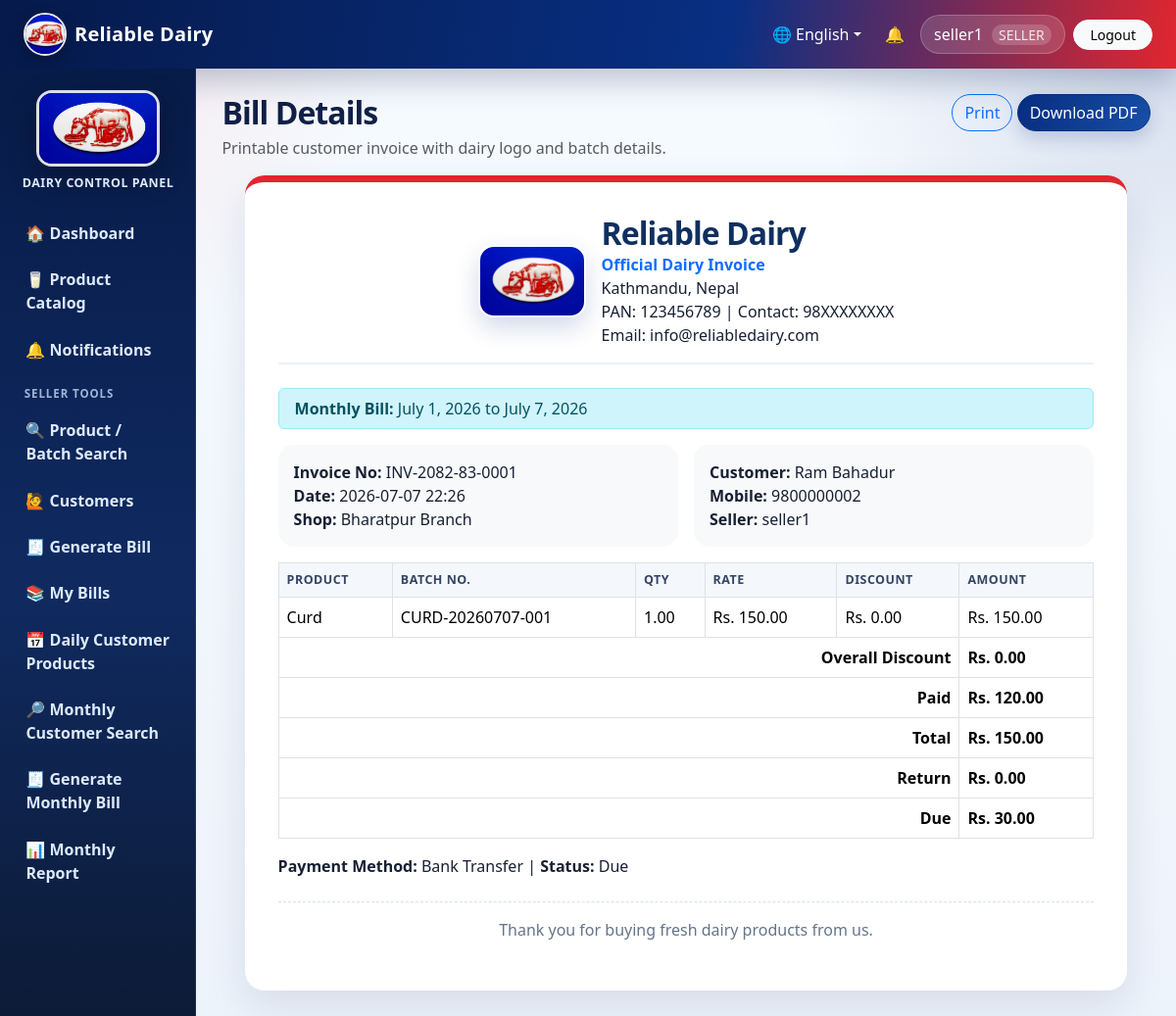
Page /sales/2/ (signed in) on the committed database.
### core/models.py (models this page shows, shortened)
class DairyProfile(models.Model):
    name = models.CharField(max_length=150, default='Reliable Dairy')
    address = models.CharField(max_length=255, blank=True)
    pan_number = models.CharField(max_length=50, blank=True)
    contact_number = models.CharField(max_length=30, blank=True)
    email = models.EmailField(blank=True)
    logo_url = models.URLField(blank=True, help_text='Optional URL/path to logo')
    bill_header = models.CharField(max_length=255, blank=True)
    bill_footer = models.CharField(max_length=255, blank=True)
    terms_conditions = models.TextField(blank=True)
    updated_at = models.DateTimeField(auto_now=True)
    @classmethod
    def get_solo(cls):
        obj, _ = cls.objects.get_or_create(pk=1)
        return obj

class UserProfile(models.Model):
    user = models.OneToOneField(User, on_delete=models.CASCADE, related_name='profile')
    role = models.CharField(max_length=20, choices=Role.choices, default=Role.CUSTOMER)
    phone = models.CharField(max_length=30, blank=True)
    address = models.CharField(max_length=255, blank=True)

class BillTemplate(models.Model):
    name = models.CharField(max_length=100, default='Default Bill')
    header_text = models.CharField(max_length=255, blank=True)
    footer_text = models.CharField(max_length=255, blank=True)
    show_pan = models.BooleanField(default=True)
    show_terms = models.BooleanField(default=True)
    active = models.BooleanField(default=True)

class Sale(models.Model):
    class Status(models.TextChoices):
        PAID = 'PAID', 'Paid'
        DUE = 'DUE', 'Due'
        CANCELLED = 'CANCELLED', 'Cancelled'
    bill_number = models.CharField(max_length=80, unique=True, editable=False)
    fiscal_year = models.ForeignKey(FiscalYear, on_delete=models.PROTECT, blank=True, null=True)
    invoice_sequence = models.PositiveIntegerField(default=0, editable=False)
    is_monthly_bill = models.BooleanField(default=False)
    billing_period_start = models.DateField(blank=True, null=True)
    billing_period_end = models.DateField(blank=True, null=True)
    seller = models.ForeignKey(User, on_delete=models.PROTECT, related_name='sales')
    customer = models.ForeignKey(Customer, on_delete=models.PROTECT, related_name='sales')
    shop = models.ForeignKey(Shop, on_delete=models.SET_NULL, blank=True, null=True)
    payment_method = models.ForeignKey(PaymentMethod, on_delete=models.PROTECT)
    discount = models.DecimalField(max_digits=12, decimal_places=2, default=Decimal('0.00'))
    total_amount = models.DecimalField(max_digits=12, decimal_places=2, default=Decimal('0.00'))
    paid_amount = models.DecimalField(max_digits=12, decimal_places=2, default=Decimal('0.00'))
    due_amount = models.DecimalField(max_digits=12, decimal_places=2, default=Decimal('0.00'))
    status = models.CharField(max_length=20, choices=Status.choices, default=Status.PAID)
    created_at = models.DateTimeField(auto_now_add=True)
    class Meta:
        ordering = ['-created_at']
    @property
    def return_amount(self):
        return max((self.paid_amount or Decimal('0.00')) - (self.total_amount or Decimal('0.00')), Decimal('0.00'))

class Shop(models.Model):
    name = models.CharField(max_length=120, unique=True)
    address = models.CharField(max_length=255, blank=True)
    active = models.BooleanField(default=True)
    class Meta:
        ordering = ['name']

class Customer(models.Model):
    class Type(models.TextChoices):
        REGULAR = 'REGULAR', 'Regular'
        WALK_IN = 'WALK_IN', 'Walk-in'
    class Status(models.TextChoices):
        ACTIVE = 'ACTIVE', 'Active'
        INACTIVE = 'INACTIVE', 'Inactive'
    user = models.OneToOneField(User, on_delete=models.SET_NULL, blank=True, null=True, related_name='customer_record')
    name = models.CharField(max_length=150)
    mobile_number = models.CharField(max_length=30, unique=True)
    address = models.CharField(max_length=255, blank=True)
    email = models.EmailField(blank=True)
    customer_type = models.CharField(max_length=20, choices=Type.choices, default=Type.REGULAR)
    status = models.CharField(max_length=20, choices=Status.choices, default=Status.ACTIVE)
    created_at = models.DateTimeField(auto_now_add=True)
    class Meta:
        ordering = ['name']

class SaleItem(models.Model):
    sale = models.ForeignKey(Sale, on_delete=models.CASCADE, related_name='items')
    product = models.ForeignKey(Product, on_delete=models.PROTECT)
    batch = models.ForeignKey(ProductBatch, on_delete=models.PROTECT)
    quantity = models.DecimalField(max_digits=12, decimal_places=2)
    rate = models.DecimalField(max_digits=12, decimal_places=2)
    item_discount = models.DecimalField(max_digits=12, decimal_places=2, default=Decimal('0.00'))
    amount = models.DecimalField(max_digits=12, decimal_places=2)

class Product(models.Model):
    name = models.CharField(max_length=120)
    code = models.CharField(max_length=30, unique=True)
    unit = models.ForeignKey(Unit, on_delete=models.PROTECT)
    selling_price = models.DecimalField(max_digits=12, decimal_places=2)
    cost_price = models.DecimalField(max_digits=12, decimal_places=2, default=Decimal('0.00'))
    category = models.CharField(max_length=80, blank=True)
    low_stock_threshold = models.DecimalField(max_digits=12, decimal_places=2, default=Decimal('5.00'))
    active = models.BooleanField(default=True)
    class Meta:
        ordering = ['name']

class ProductBatch(models.Model):
    class Status(models.TextChoices):
        AVAILABLE = 'AVAILABLE', 'Available'
        SOLD = 'SOLD', 'Sold'
        EXPIRED = 'EXPIRED', 'Expired'
    batch_number = models.CharField(max_length=80, unique=True, editable=False)
    product = models.ForeignKey(Product, on_delete=models.PROTECT, related_name='batches')
    received_date = models.DateField(default=timezone.localdate)
    quantity_received = models.DecimalField(max_digits=12, decimal_places=2)
    available_quantity = models.DecimalField(max_digits=12, decimal_places=2)
    expiry_date = models.DateField(blank=True, null=True)
    status = models.CharField(max_length=20, choices=Status.choices, default=Status.AVAILABLE)
    created_by = models.ForeignKey(User, on_delete=models.SET_NULL, blank=True, null=True)
    created_at = models.DateTimeField(auto_now_add=True)
    class Meta:
        ordering = ['-received_date', 'product__name']

class PaymentMethod(models.Model):
    name = models.CharField(max_length=80, unique=True)
    active = models.BooleanField(default=True)
    payment_image = models.FileField(upload_to='payment_methods/', blank=True, help_text='Optional QR/payment image shown on invoice top-right.')
    class Meta:
        ordering = ['name']

### core/views.py (the view, shortened to what this page needs)
# urls.py: path('sales/<int:pk>/', views.sale_detail, name='sale_detail'),
@login_required
def sale_detail(request, pk):
    sale = get_object_or_404(Sale.objects.select_related('customer', 'seller', 'payment_method', 'shop').prefetch_related('items__product', 'items__batch'), pk=pk)
    role = get_role(request.user)
    if role == Role.SELLER and sale.seller != request.user:
        messages.error(request, 'You can view only your own bills.')
        return redirect('sale_list')
    return render(request, 'core/sale_detail.html', {'sale': sale, 'bill_template': BillTemplate.objects.filter(active=True).first()})

### core/templates/core/sale_detail.html (shortened to what this page needs)
{% extends 'core/base.html' %}
{% block content %}
<div class="d-flex justify-content-between mb-3 no-print">
    <div>
        <h2 class="mb-1">Bill Details</h2>
        <p class="text-muted mb-0">Printable customer invoice with dairy logo and batch details.</p>
    </div>
    <div><button class="btn btn-outline-primary rounded-pill" onclick="window.print()">Print</button> <a class="btn btn-primary rounded-pill" href="{% url 'sale_pdf' sale.pk %}">Download PDF</a></div>
</div>
<div class="bill-box">
    <div class="bill-header mb-4 position-relative">
        <img src="{{ bill_logo_url }}" alt="Dairy Logo" class="bill-logo">
        <div class="bill-title text-center text-md-start">
            <h2>{{ dairy_profile.name }}</h2>{% if bill_template.header_text %}<div class='fw-bold text-primary'>{{ bill_template.header_text }}</div>{% elif dairy_profile.bill_header %}<div class='fw-bold text-primary'>{{ dairy_profile.bill_header }}</div>{% endif %}
            <div>{{ dairy_profile.address }}</div>
            <div>PAN: {{ dairy_profile.pan_number|default:'-' }} | Contact: {{ dairy_profile.contact_number|default:'-' }}</div>
            {% if dairy_profile.email %}<div>Email: {{ dairy_profile.email }}</div>{% endif %}
        </div>
    </div>
    {% if sale.is_monthly_bill %}<div class="alert alert-info py-2"><strong>Monthly Bill:</strong> {{ sale.billing_period_start }} to {{ sale.billing_period_end }}</div>{% endif %}
    <div class="row mb-3 g-3">
        <div class="col-md-6"><div class="p-3 rounded-4 bg-light"><strong>Invoice No:</strong> {{ sale.bill_number }}<br><strong>Date:</strong> {{ sale.created_at|date:'Y-m-d H:i' }}<br><strong>Shop:</strong> {{ sale.shop.name|default:'-' }}</div></div>
        <div class="col-md-6"><div class="p-3 rounded-4 bg-light"><strong>Customer:</strong> {{ sale.customer.name }}<br><strong>Mobile:</strong> {{ sale.customer.mobile_number }}<br><strong>Seller:</strong> {{ sale.seller.username }}</div></div>
    </div>
    <div class="table-responsive"><table class="table table-bordered">
        <thead><tr><th>Product</th><th>Batch No.</th><th>Qty</th><th>Rate</th><th>Discount</th><th>Amount</th></tr></thead>
        <tbody>{% for item in sale.items.all %}<tr><td>{{ item.product.name }}</td><td>{{ item.batch.batch_number }}</td><td>{{ item.quantity }}</td><td>Rs. {{ item.rate }}</td><td>Rs. {{ item.item_discount }}</td><td>Rs. {{ item.amount }}</td></tr>{% endfor %}</tbody>
        <tfoot><tr><th colspan="5" class="text-end">Overall Discount</th><th>Rs. {{ sale.discount }}</th></tr><tr><th colspan="5" class="text-end">Paid</th><th>Rs. {{ sale.paid_amount }}</th></tr><tr><th colspan="5" class="text-end">Total</th><th>Rs. {{ sale.total_amount }}</th></tr><tr><th colspan="5" class="text-end">Return</th><th>Rs. {{ sale.return_amount }}</th></tr><tr><th colspan="5" class="text-end">Due</th><th>Rs. {{ sale.due_amount }}</th></tr></tfoot>
    </table></div>
    <p><strong>Payment Method:</strong> {{ sale.payment_method.name }} | <strong>Status:</strong> {{ sale.get_status_display }}</p>
    <p class="text-center mt-4 bill-footer-note">{% if bill_template.footer_text %}{{ bill_template.footer_text }}{% else %}{{ dairy_profile.bill_footer|default:'Thank you for your purchase.' }}{% endif %}</p>
</div>
{% endblock %}

### core/templates/core/base.html (shortened to what this page needs)
{% load static %}
<!doctype html>
<html lang="{{ current_language|default:'en' }}">
<head>
    <link href="https://cdn.jsdelivr.net/npm/bootstrap@5.3.3/dist/css/bootstrap.min.css" rel="stylesheet">
    <link href="{% static 'css/app.css' %}" rel="stylesheet">
</head>
<body>
<nav class="navbar navbar-expand-lg app-navbar no-print">
    <div class="container-fluid px-3 px-lg-4">
        <a class="navbar-brand d-flex align-items-center gap-2" href="{% url 'dashboard' %}">
            <img src="{{ site_logo_url }}" alt="Logo" class="brand-logo">
            <span>{{ dairy_profile.name|default:'Dairy Management System' }}</span>
        </a>
        <div class="collapse navbar-collapse" id="topNav">
            <ul class="navbar-nav ms-auto align-items-lg-center gap-lg-2">
                <li class="nav-item dropdown">
                    <a class="nav-link dropdown-toggle text-white" href="#" role="button" data-bs-toggle="dropdown">🌐 {% if current_language == 'ne' %}नेपाली{% else %}English{% endif %}</a>
                </li>
                {% if user.is_authenticated %}
                    <li class="nav-item"><a class="nav-link text-white position-relative" href="{% url 'notifications' %}">🔔 </a></li>
                    <li class="nav-item"><span class="nav-link user-pill">{{ user.username }} {% if current_role %}<small>{{ current_role }}</small>{% endif %}</span></li>
                    <li class="nav-item"><a class="btn btn-light btn-sm rounded-pill px-3" href="{% url 'logout' %}">{{ L.logout }}</a></li>
                {% endif %}
            </ul>
        </div>
    </div>
</nav>
<div class="container-fluid page-shell">
    <div class="row g-0">
        {% if user.is_authenticated %}
        <aside class="col-md-3 col-lg-2 sidebar no-print">
            <div class="sidebar-logo text-center">
                <img src="{{ bill_logo_url }}" alt="Dairy Logo" class="sidebar-image">
                <div class="sidebar-title">Dairy Control Panel</div>
            </div>
            <a href="{% url 'dashboard' %}">🏠 {{ L.dashboard }}</a>
            <a href="{% url 'product_catalog' %}">🥛 {{ L.product_catalog }}</a>
            <a href="{% url 'notifications' %}">🔔 {{ L.notifications }} {% if unread_notifications %}<span class="badge bg-danger ms-1">{{ unread_notifications }}</span>{% endif %}</a>
            {% if current_role == Role.ADMIN %}
                <div class="sidebar-section">{{ L.administration }}</div>
                <a href="{% url 'dairy_profile' %}">🏢 {{ L.dairy_profile }}</a>
                <a href="{% url 'user_list' %}">👥 {{ L.users }}</a>
                <a href="{% url 'shop_list' %}">🏬 {{ L.shops }}</a>
                <a href="{% url 'unit_list' %}">⚖️ {{ L.units }}</a>
                <a href="{% url 'product_list' %}">🥛 {{ L.products }}</a>
                <a href="{% url 'receiving_list' %}">📦 {{ L.daily_receiving }}</a>
                <a href="{% url 'customer_list' %}">🙋 {{ L.customers }}</a>
                <a href="{% url 'payment_list' %}">💳 {{ L.payments }}</a>
                <a href="{% url 'fiscal_year_list' %}">📅 Fiscal Years</a>
                <a href="{% url 'bill_template_list' %}">🧾 {{ L.bill_format }}</a>
                <a href="{% url 'system_settings' %}">⚙️ {{ L.system_settings }}</a>
                <div class="sidebar-section">{{ L.sales_reports }}</div>
                <a href="{% url 'sale_list' %}">🧾 {{ L.bills_sales }}</a>
                <a href="{% url 'daily_customer_entries' %}">📅 Daily Customer Products</a>
                <a href="{% url 'monthly_customer_search' %}">🔎 Monthly Customer Search</a>
                <a href="{% url 'monthly_bill_create' %}">🧾 Generate Monthly Bill</a>
                <a href="{% url 'mis_reports' %}">📊 {{ L.mis_reports }}</a>
                <a href="{% url 'sales_report' %}">📈 {{ L.sales_report }}</a>
                <a href="{% url 'stock_report' %}">📦 {{ L.stock_report }}</a>
                <a href="{% url 'audit_logs' %}">🕘 {{ L.activity_logs }}</a>
                <a href="{% url 'backup_restore' %}">💾 {{ L.backup_restore }}</a>
            {% elif current_role == Role.SELLER %}
                <div class="sidebar-section">{{ L.seller_tools }}</div>
                <a href="{% url 'batch_search' %}">🔍 {{ L.product_search }}</a>
                <a href="{% url 'customer_list' %}">🙋 {{ L.customers }}</a>
                <a href="{% url 'sale_create' %}">🧾 {{ L.generate_bill }}</a>
                <a href="{% url 'sale_list' %}">📚 {{ L.my_bills }}</a>
                <a href="{% url 'daily_customer_entries' %}">📅 Daily Customer Products</a>
                <a href="{% url 'monthly_customer_search' %}">🔎 Monthly Customer Search</a>
                <a href="{% url 'monthly_bill_create' %}">🧾 Generate Monthly Bill</a>
                <a href="{% url 'mis_reports' %}?type=monthly_sales">📊 Monthly Report</a>
            {% else %}
                <div class="sidebar-section">{{ L.customer }}</div>
                <a href="{% url 'customer_dashboard' %}">🧾 {{ L.my_profile_bills }}</a>
                <a href="{% url 'customer_profile' %}">🙋 {{ L.dairy_profile }}</a>
                <a href="{% url 'change_password' %}">🔐 {{ L.change_password }}</a>
            {% endif %}
        </aside>
        <main class="col-md-9 col-lg-10 main-content">
        {% else %}
        <main class="col-12 main-content login-main">
        {% endif %}
            {% block content %}{% endblock %}
        </main>
    </div>
</div>
</body>
</html>

### rows in the picture
DairyProfile: name "Reliable Dairy", address "Kathmandu, Nepal", pan_number "123456789", contact_number "98XXXXXXXX", email "info@reliabledairy.com"
UserProfile: role "SELLER"
BillTemplate: header_text "Official Dairy Invoice", footer_text "Thank you for buying fresh dairy products from us."
Sale: billing_period_start "July 1, 2026", billing_period_end "July 7, 2026", bill_number "INV-2082-83-0001", created_at "2026-07-07 22:26", shop.name "Bharatpur Branch", customer.name "Ram Bahadur", customer.mobile_number "9800000002", seller.username "seller1", discount "0.00", paid_amount "120.00", total_amount "150.00", return_amount "0.00", due_amount "30.00", payment_method.name "Bank Transfer", status "Due"
SaleItem: product.name "Curd", batch.batch_number "CURD-20260707-001", quantity "1.00", rate "150.00", item_discount "0.00", amount "150.00"

### other values in the picture
{{ user.username }} "seller1"
{{ L.logout }} "Logout"
{{ L.dashboard }} "Dashboard"
{{ L.product_catalog }} "Product Catalog"
{{ L.notifications }} "Notifications"
{{ L.seller_tools }} "SELLER TOOLS"
{{ L.product_search }} "Product / Batch Search"
{{ L.customers }} "Customers"
{{ L.generate_bill }} "Generate Bill"
{{ L.my_bills }} "My Bills"
